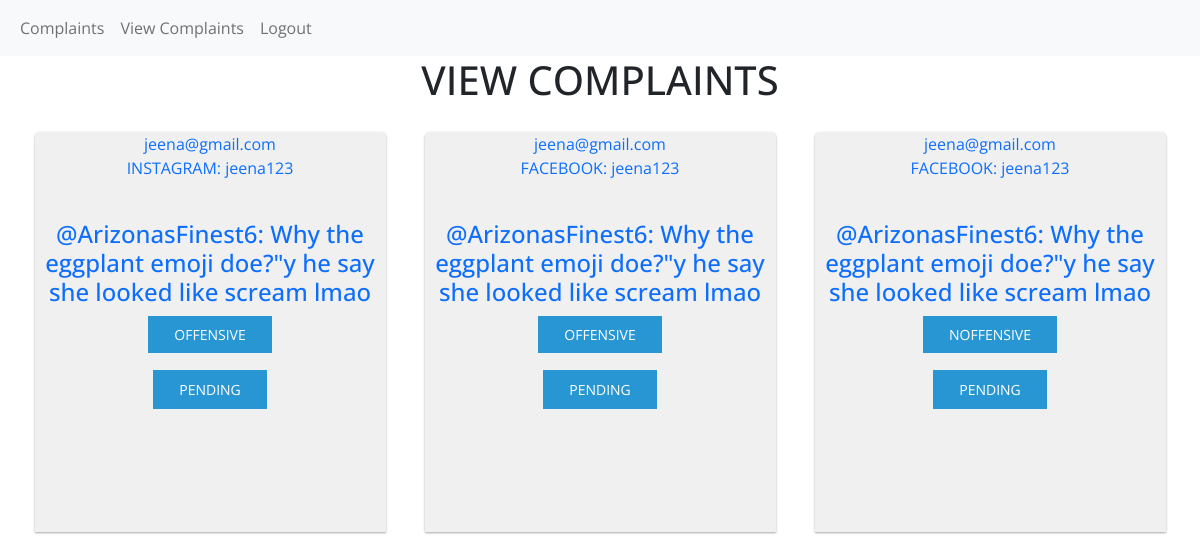
The app's page /viewcomplaint/ (signed in) with its own data.
### bully/models.py (models this page shows)
class Complaint(models.Model):
    STATUS_CHOICES = (
        ('OFFENSIVE', 'OFFENSIVE'),
        ('NOFFENSIVE', 'NOFFENSIVE')
    )
    social = (
        ('FACEBOOK', 'FACEBOOK'),
        ('INSTAGRAM', 'INSTAGRAM'),
        ('TWITTER', 'TWITTER')
    )
    complainer=models.CharField(max_length=255)
    email = models.EmailField()
    address = models.CharField(max_length=255)
    phone = models.PositiveIntegerField()
    status = models.CharField(choices=STATUS_CHOICES, max_length=10,null=True)
    social_media = models.CharField(choices=social, max_length=10,null=True)
    messager_id = models.CharField(max_length=255)
    message = models.FileField(upload_to='documents/')

### bully/views.py (the view)
# urls.py: path('viewcomplaint/', views.customerviewcomp, name='customerviewcomp'),
def customerviewcomp(request):
    try:
        val=request.session['id']
    except:
        print("snsmnmsnm")
    comp=Complaint.objects.filter(complainer=val)
    return render(request, 'viewcomplaint.html',{'comp':comp})

### templates/viewcomplaint.html (shortened to what this page needs)
<!DOCTYPE html>
<html>
<head>
    <link href="https://cdn.jsdelivr.net/npm/bootstrap@5.2.2/dist/css/bootstrap.min.css" rel="stylesheet">
</head>
<body style=" background-image: url(https://media.istockphoto.com/photos/fire-cloud-picture-id1414518376?b=1&k=20&m=1414518376&s=170667a&w=0&h=5wyNQXrOXGOMkR7f1ICSYlxcEvjQCJOjZAEkq70T_0k=);background-repeat: no-repeat;background-size:cover;">
   <nav class="navbar navbar-expand-lg bg-light">
  <div class="container-fluid">
    <div class="collapse navbar-collapse" id="navbarNav">
      <ul class="navbar-nav">
        <li class="nav-item">
          <a class="nav-link" href="{% url 'comppage' %}">Complaints</a>
        </li>
        <li class="nav-item">
          <a class="nav-link" href="{% url 'customerviewcomp' %}">View Complaints</a>
        </li>
        <li class="nav-item">
          <a class="nav-link" href="{% url 'logout'%}">Logout</a>
        </li>
      </ul>
    </div>
  </div>
</nav>
<center><h1>VIEW COMPLAINTS</h1></center>
<div class="webinar-grid">
  {% for Complaint in comp %}
  <a href="" class="link-block">
    <div class="jumbotron left-right-jumbotron-block">
        <center>
          {{Complaint.email}}
      </center>
      <center>
        {{Complaint.social_media }}:  {{Complaint.messager_id}}
    </center>
      <br>
      <p> <h4>{{Complaint.message }}</p></h4>
        <span class="dundas-blue-link">{{Complaint.status}}</span>
        <br>
        <br>
        <button type="Pending" class="dundas-blue-link"">
          Pending
        </button>
    </div>
  </a>
{% endfor %}
</div>
</body>
</html>

### templates/viewcomplaint.html (style rules this page uses)
body { font-family: Open Sans; }
.webinar-grid { width: 100%; max-width: 1170px; margin: 0 auto; display: flex; flex-wrap: wrap; justify-content: space-around; align-items: center; }
.link-block { position: relative; width: 30%; min-height: 400px; text-align: center; margin: 20px auto; background-color: #f0f0f0; box-shadow: 0 1px 3px rgba(0, 0, 0, 0.12), 0 1px 2px rgba(0, 0, 0, 0.24); transition: all 0.2s cubic-bezier(.25, .8, .25, 1); border-radius: 5px 5px 0 0; text-decoration: none; }
.link-block .dundas-blue-link { background: rgba(40, 150, 211, 1); border: solid 1px rgba(40, 150, 211, 1); padding: 8px 25px; color: #fff!important; width: auto; text-align: center; text-decoration: none; font-size: 14px; font-weight: 400; text-transform: uppercase; transition: all 0.8s cubic-bezier(.25, .8, .25, 1); }

### records on screen
Complaint: email "jeena@gmail.com", social_media "INSTAGRAM", messager_id "jeena123", message "@ArizonasFinest6: Why the eggplant emoji doe?\"y he say she looked like scream lmao", status "OFFENSIVE"
Complaint: email "jeena@gmail.com", social_media "FACEBOOK", messager_id "jeena123", message "@ArizonasFinest6: Why the eggplant emoji doe?\"y he say she looked like scream lmao", status "OFFENSIVE"
Complaint: email "jeena@gmail.com", social_media "FACEBOOK", messager_id "jeena123", message "@ArizonasFinest6: Why the eggplant emoji doe?\"y he say she looked like scream lmao", status "NOFFENSIVE"
